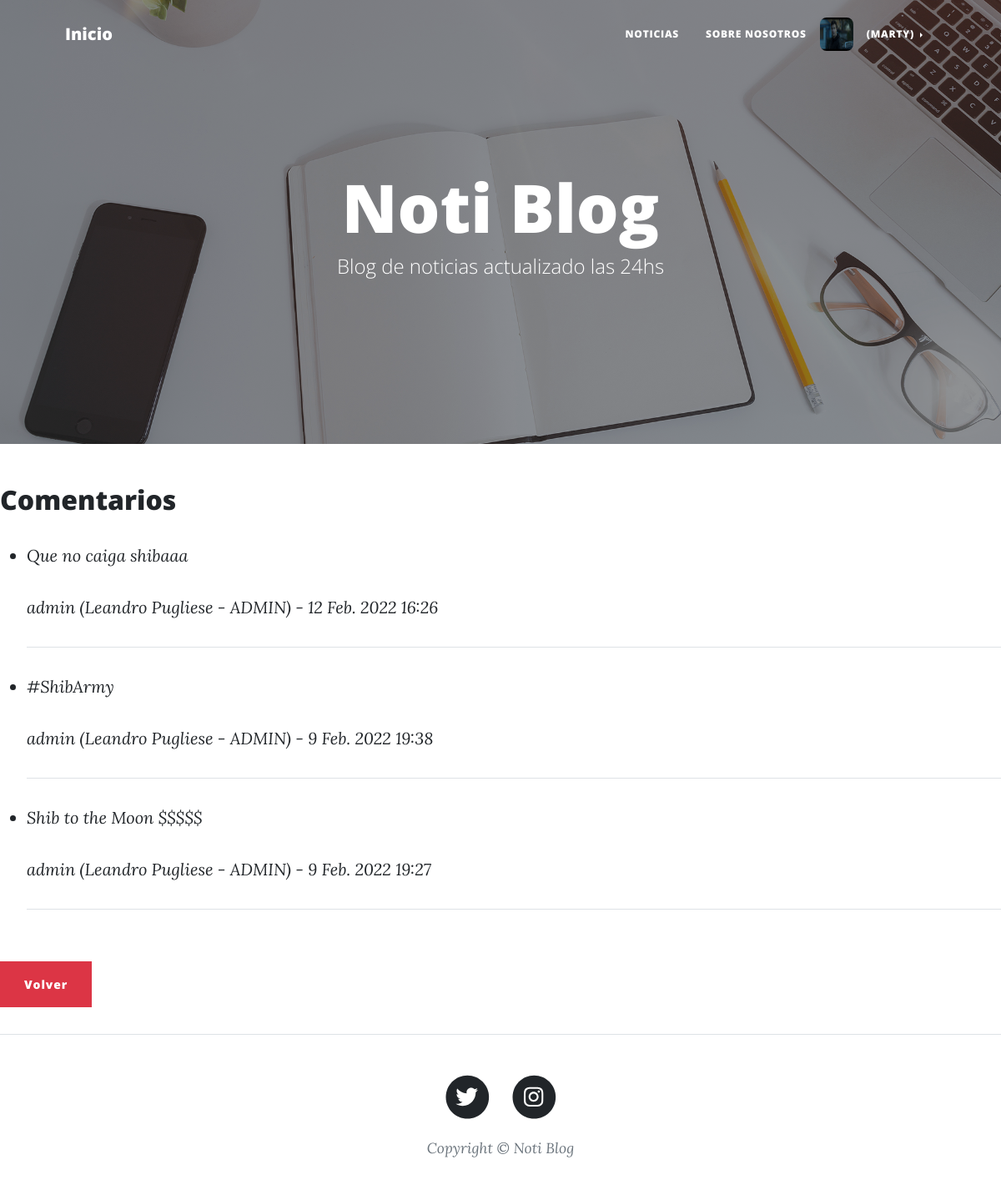
Screenshot of /PlayApp/publicaciones_detalle/1/comentarios_lista/ (signed in) with the database file from the repository.
### PlayApp/models.py (models this page shows, shortened)
class Usuario(AbstractBaseUser):
    TIPO_USUARIO = [
        ("ADMIN","Admin"),
        ("LECTOR","Lector"),
        ("AUTOR","Autor"),
    ]
    username = models.CharField(max_length=40, unique=True)
    nombre = models.CharField(max_length=40)
    apellido = models.CharField(max_length=40)
    email = models.EmailField(max_length=254, verbose_name="email", unique=True)
    avatar = models.ImageField(upload_to=upload_avatar, null=True, blank=True)
    tipo = models.CharField(max_length=6, choices=TIPO_USUARIO, default="LECTOR")
    date_joined = models.DateTimeField(verbose_name="Fecha de Registro", auto_now_add=True)
    last_login = models.DateTimeField(verbose_name="Ultima Conexión", auto_now=True)
    is_admin = models.BooleanField(default=False)
    is_active = models.BooleanField(default=True)
    is_staff = models.BooleanField(default=False)
    is_superuser = models.BooleanField(default=False)
    USERNAME_FIELD = "username"
    REQUIRED_FIELDS = ["nombre", "apellido", "email", "avatar", "tipo"] #No pongo 'username' porque ya es requerido al ser USERNAME_FIELD (dato usado para loggearse).
    objects = Manager_Usuario()
    def __str__(self):
        return f"{self.username}  ({self.nombre}  {self.apellido} - {self.tipo})"

class Comentario(models.Model):
    publicacion = models.ForeignKey(Publicacion, related_name="comentarios", on_delete=models.CASCADE, default="")
    nombre = models.ForeignKey(settings.AUTH_USER_MODEL, on_delete=models.CASCADE)
    comentario = models.TextField(max_length=300)
    fecha = models.DateTimeField(auto_now_add=True)

### PlayApp/views.py (the view)
# urls.py: path("publicaciones_detalle/<int:pk>/comentarios_lista/", views.comentarios_lista, name = "Lista Comentarios" ),
def comentarios_lista(request, pk):
    contexto = {}
    publicacion = get_object_or_404(Publicacion, pk=pk)
    comentarios = publicacion.comentarios.all().order_by("-fecha")
    contexto['publicacion'] = publicacion
    contexto['comentarios'] = comentarios
    return render(request, 'PlayApp/T06.1-comentarios_lista.html', contexto)

### PlayApp/Templates/PlayApp/T06.1-comentarios_lista.html (shortened to what this page needs)
{% extends "PlayApp/T01-view.html" %}
{% load static %}
{% block ContenidoTemplate %}
<body>
    <div class="w3-container">
        <h2>Comentarios</h2>
        <ul>
        {% for comentario in comentarios %}
            <li>
                <p><i>{{ comentario.comentario }}</i></p>
                <p><i>{{ comentario.nombre }} - {{ comentario.fecha }}</i></p>
                <hr>
                {% endfor %}
            </li>
        </ul>
        <p>
            <br><input class="btn btn-danger" type="button" value="Volver" onclick="history.back()">
        </p>
    </div>
</body>
{% endblock %}

### PlayApp/Templates/PlayApp/T01-view.html (shortened to what this page needs)
<!DOCTYPE html>
<html lang="es">
    <head>
        {% load static %}
        <link href="{% static 'PlayApp/css/styles.css' %}" rel="stylesheet" />
    </head>
    <body>
        <nav class="navbar navbar-expand-lg navbar-light" id="mainNav">
            <div class="container px-4 px-lg-5">
                <a class="navbar-brand" href="{% url 'Inicio' %}">Inicio</a>
                <div class="collapse navbar-collapse" id="navbarResponsive">
                    <ul class="navbar-nav ms-auto py-4 py-lg-0">
                        <li class="nav-item"><a class="nav-link px-lg-3 py-3 py-lg-4" href="{% url 'Publicaciones' %}">Noticias</a></li>
                        <li class="nav-item"><a class="nav-link px-lg-3 py-3 py-lg-4" href="{% url 'Sobre Nosotros' %}">Sobre Nosotros</a></li>
                        {% if request.user.is_authenticated %}
                            {%  if request.user.avatar %}
                                <img src="http://127.0.0.1:8000/PlayApp{{ request.user.avatar.url }}" style="display: block;width: 40px;height: 40px;margin: auto;border-radius:20%" class="card-img">
                            {% else%}
                                <img src="{% static 'PlayApp/assets/img/avatar-default.png' %}" style="display: block;width: 40px;height: 40px;margin: auto; border-radius:20%;" class="card-img">
                            {% endif %}
                            <li class="nav-item dropdown dropend">
                                <a class="nav-link dropdown-toggle px-lg-3 py-3 py-lg-4" href="#" id="navbarDarkDropdownMenuLink" role="button" data-bs-toggle="dropdown" aria-expanded="false">
                                    ({{request.user.username}})
                                </a>
                            </li>
                            {% else %}
                                <li class="nav-item"><a class="nav-link px-lg-3 py-3 py-lg-4" href="{% url 'Usuario' %}">Ingrese</a></li>
                        {% endif %}
                    </ul>
                </div>
            </div>
        </nav>
        <header class="masthead" style="background-image: url('/static/PlayApp/assets/img/home-bg.jpg' )">
            <div class="container position-relative px-4 px-lg-5">
                <div class="row gx-4 gx-lg-5 justify-content-center">
                    <div class="col-md-10 col-lg-8 col-xl-7">
                        <div class="site-heading">
                            <h1>Noti Blog</h1>
                            <span class="subheading">Blog de noticias actualizado las 24hs</span>
                        </div>
                    </div>
                </div>
            </div>
        </header>
       {% block ContenidoTemplate %}
       {% endblock %}
        <footer class="border-top">
            <div class="container px-4 px-lg-5">
                <div class="row gx-4 gx-lg-5 justify-content-center">
                    <div class="col-md-10 col-lg-8 col-xl-7">
                        <ul class="list-inline text-center">
                            <li class="list-inline-item">
                                <a href="https://twitter.com/NotiBlog_django">
                                    <span class="fa-stack fa-lg">
                                        <i class="fas fa-circle fa-stack-2x"></i>
                                        <i class="fab fa-twitter fa-stack-1x fa-inverse"></i>
                                    </span>
                                </a>
                            </li>
                            <li class="list-inline-item">
                                <a href="https://www.instagram.com/noti.blog.django/">
                                    <span class="fa-stack fa-lg">
                                        <i class="fas fa-circle fa-stack-2x"></i>
                                        <i class="fab fa-instagram fa-stack-1x fa-inverse"></i>
                                    </span>
                                </a>
                            </li>
                        </ul>
                        <div class="small text-center text-muted fst-italic">Copyright &copy; Noti Blog</div>
                    </div>
                </div>
            </div>
        </footer>
    </body>
</html>

### rows the page displays
Usuario: user.avatar (picture), user.username "MARTY"
Comentario: comentario "Que no caiga shibaaa", nombre "admin (Leandro Pugliese - ADMIN)", fecha "12 Feb. 2022 16:26"
Comentario: comentario "#ShibArmy", nombre "admin (Leandro Pugliese - ADMIN)", fecha "9 Feb. 2022 19:38"
Comentario: comentario "Shib to the Moon $$$$$", nombre "admin (Leandro Pugliese - ADMIN)", fecha "9 Feb. 2022 19:27"
